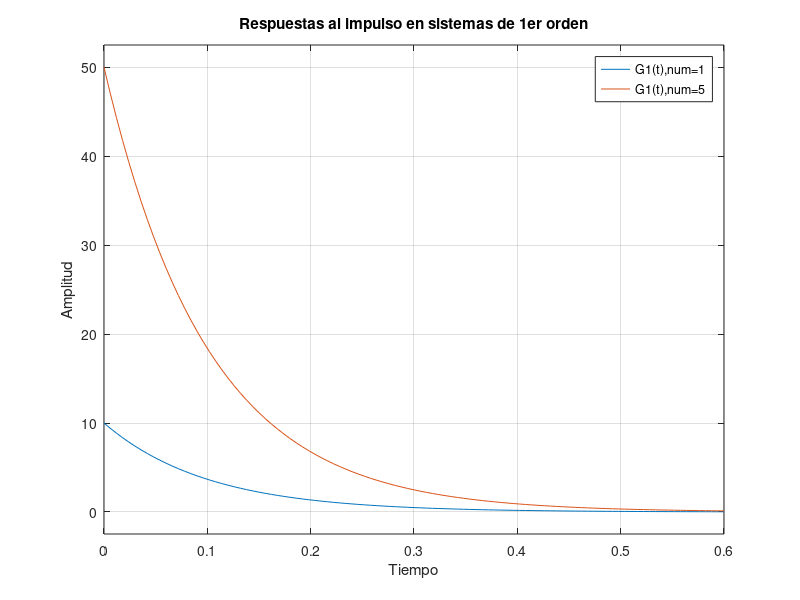
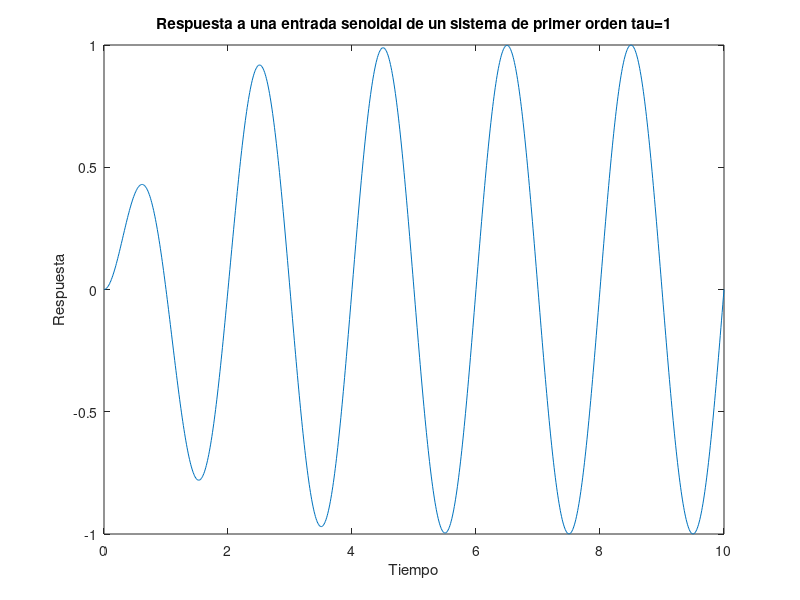

Write the MATLAB code that produced these figures, in order.
%% Variando contenido
%Caso 1er orden 
T1 = 0.1
T2=0.2
num = [1]
den = [T1 1]

G1 = tf(num, den)

num2 = [5]
den2 = [T1 1]

G2 = tf(num2, den2)
impulse(G1,G2)
title("Respuestas al impulso en sistemas de 1er orden")
ylabel("Amplitud")
xlabel("Tiempo")
legend('G1(t),num=1','G1(t),num=5')


%% Entrada senoidal


% Parámetros del sistema
K = 1;      % Ganancia
tau = 1;  % Constante de tiempo

% Entrada senoidal
frecuencia = 0.5;   % Frecuencia de la entrada senoidal
amplitud = 1;       % Amplitud de la entrada senoidal
tiempo_simulacion = 10; % Tiempo de simulación en segundos
t = 0:0.01:tiempo_simulacion; % Vector de tiempo

entrada = amplitud * sin(2*pi*frecuencia*t);

% Respuesta al sistema de primer orden
respuesta = K * (1 - exp(-t/tau)) .* entrada;

% Plot de la respuesta
figure;
plot(t, respuesta);
xlabel('Tiempo');
ylabel('Respuesta');
title('Respuesta a una entrada senoidal de un sistema de primer orden tau=1');

%% 